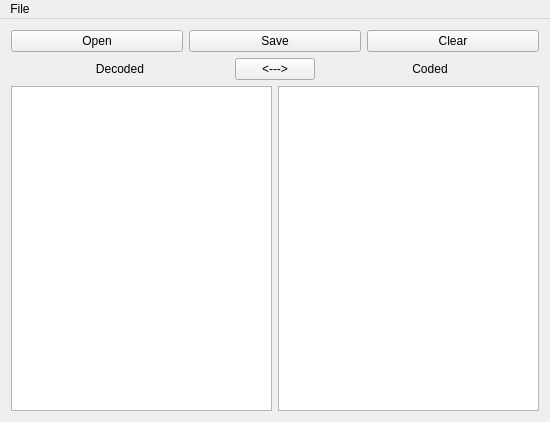
<?xml version="1.0" encoding="UTF-8"?>
<ui version="4.0">
 <class>MainWindow</class>
 <widget class="QMainWindow" name="MainWindow">
  <property name="geometry">
   <rect>
    <x>0</x>
    <y>0</y>
    <width>550</width>
    <height>422</height>
   </rect>
  </property>
  <property name="windowTitle">
   <string>MainWindow</string>
  </property>
  <widget class="QWidget" name="centralWidget">
   <layout class="QVBoxLayout" name="verticalLayout_2">
    <item>
     <layout class="QVBoxLayout" name="verticalLayout">
      <item>
       <layout class="QHBoxLayout" name="horizontalLayout_3">
        <item>
         <widget class="QPushButton" name="Open">
          <property name="text">
           <string>Open</string>
          </property>
         </widget>
        </item>
        <item>
         <widget class="QPushButton" name="Save">
          <property name="text">
           <string>Save</string>
          </property>
         </widget>
        </item>
        <item>
         <widget class="QPushButton" name="Clear">
          <property name="text">
           <string>Clear</string>
          </property>
         </widget>
        </item>
       </layout>
      </item>
      <item>
       <layout class="QHBoxLayout" name="horizontalLayout">
        <item>
         <widget class="QLabel" name="Label_from">
          <property name="text">
           <string>Decoded</string>
          </property>
          <property name="alignment">
           <set>Qt::AlignCenter</set>
          </property>
         </widget>
        </item>
        <item>
         <widget class="QPushButton" name="Change">
          <property name="sizePolicy">
           <sizepolicy hsizetype="Maximum" vsizetype="Fixed">
            <horstretch>0</horstretch>
            <verstretch>0</verstretch>
           </sizepolicy>
          </property>
          <property name="text">
           <string>&lt;---&gt;</string>
          </property>
         </widget>
        </item>
        <item>
         <widget class="QLabel" name="Label_to">
          <property name="text">
           <string>Coded</string>
          </property>
          <property name="alignment">
           <set>Qt::AlignCenter</set>
          </property>
         </widget>
        </item>
       </layout>
      </item>
      <item>
       <layout class="QHBoxLayout" name="horizontalLayout_2">
        <item>
         <widget class="QPlainTextEdit" name="Text_from">
          <property name="font">
           <font>
            <pointsize>12</pointsize>
           </font>
          </property>
         </widget>
        </item>
        <item>
         <widget class="QPlainTextEdit" name="Text_to">
          <property name="enabled">
           <bool>true</bool>
          </property>
          <property name="font">
           <font>
            <pointsize>12</pointsize>
            <weight>75</weight>
            <bold>true</bold>
           </font>
          </property>
          <property name="readOnly">
           <bool>true</bool>
          </property>
         </widget>
        </item>
       </layout>
      </item>
     </layout>
    </item>
   </layout>
  </widget>
  <widget class="QMenuBar" name="menuBar">
   <property name="geometry">
    <rect>
     <x>0</x>
     <y>0</y>
     <width>550</width>
     <height>20</height>
    </rect>
   </property>
   <widget class="QMenu" name="menuFille">
    <property name="title">
     <string>File</string>
    </property>
    <addaction name="actionOpen"/>
    <addaction name="actionSave"/>
    <addaction name="separator"/>
    <addaction name="separator"/>
    <addaction name="actionExit"/>
   </widget>
   <addaction name="menuFille"/>
  </widget>
  <action name="actionOpen">
   <property name="text">
    <string>Open</string>
   </property>
  </action>
  <action name="actionSave">
   <property name="text">
    <string>Save</string>
   </property>
  </action>
  <action name="actionExit">
   <property name="text">
    <string>Exit</string>
   </property>
  </action>
 </widget>
 <layoutdefault spacing="6" margin="11"/>
 <resources/>
 <connections/>
</ui>
